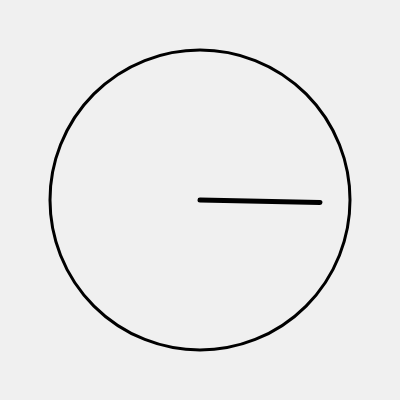
Frame 1 (no input)
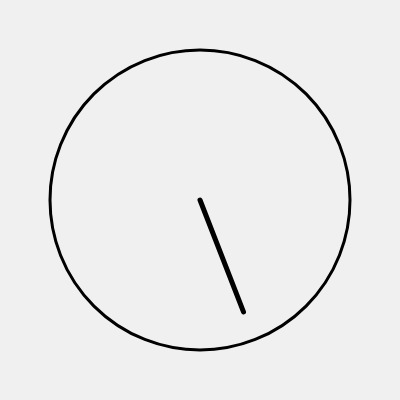
Frame 60 (no input)
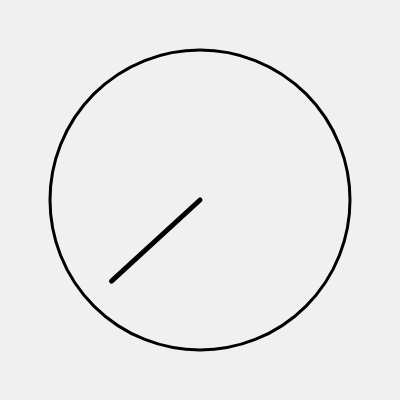
Frame 120 (the mouse pressed at the canvas centre since frame 60)

The p5.js sketch that drew these frames (run headless with seeded random() and noise() and a simulated clock; from frame 60 on, the mouse is pressed at the canvas centre):

// p5.js sketch
// ── sketch.js
function setup(){
    createCanvas(400,400);
}

function draw(){
    background(240);

    let cx=width/2;
    let cy=height/2;
    let r=150;

    //1) Caratula
    stroke(0);
    strokeWeight(3);
    noFill();
    circle(cx,cy,r*2);
    //2) Angulo que avanza 
    let ang=frameCount*0.02;

    //3) Punto final de la manecilla usando cos/sin
    let x2 = cx+(r*0.8)*cos(ang);
    let y2 =cy+(r*0.8)*sin(ang);

    //4) Manecilla
    strokeWeight(5);
    line(cx,cy,x2,y2);

    //5) Arco de progreso
    strokeWeight(8);
    arc(cx,cy,r*2.1,r*2.1,ang);
    
}
